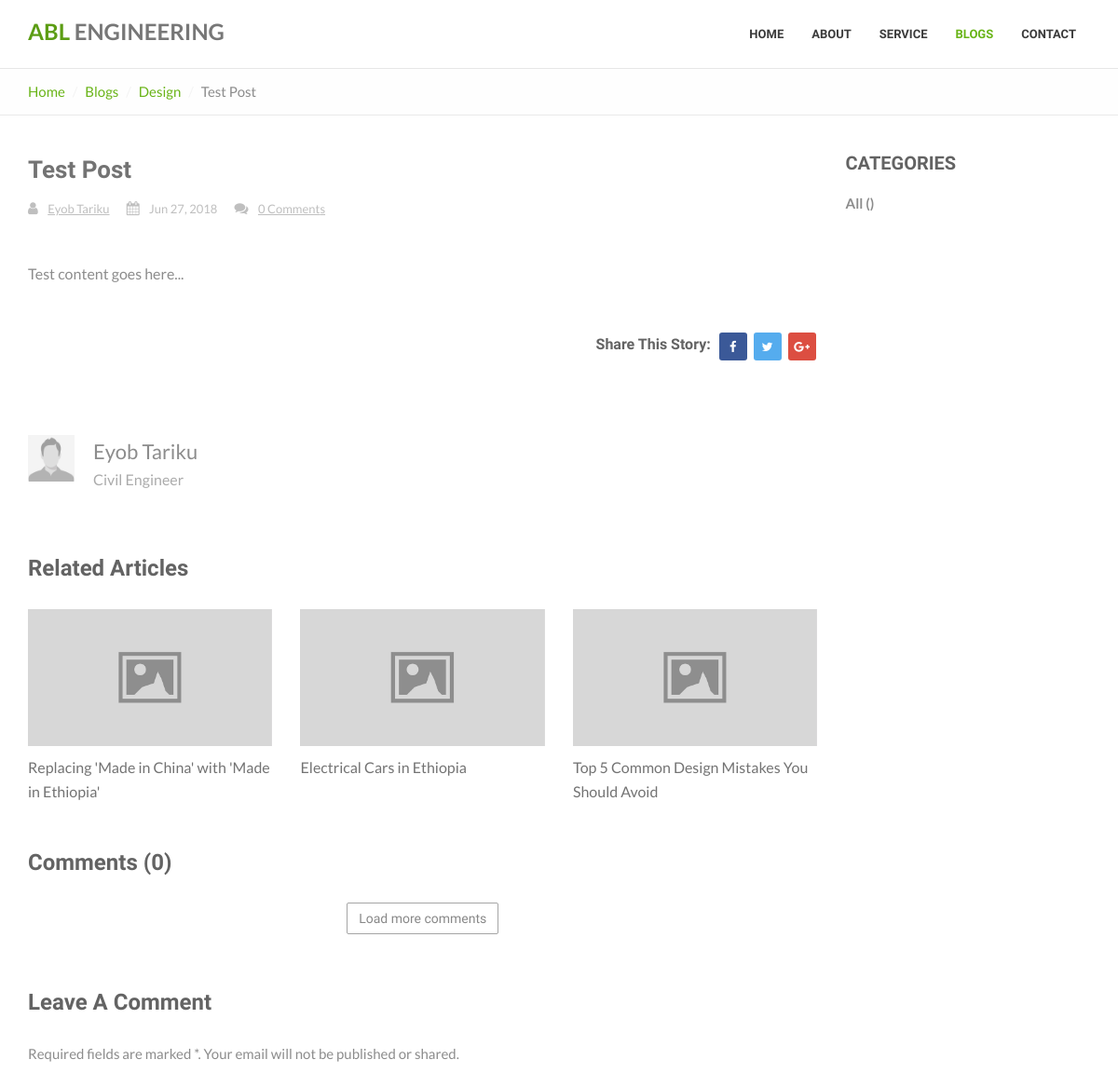
The app's page /blogs/1/test-post (upper part), older data.
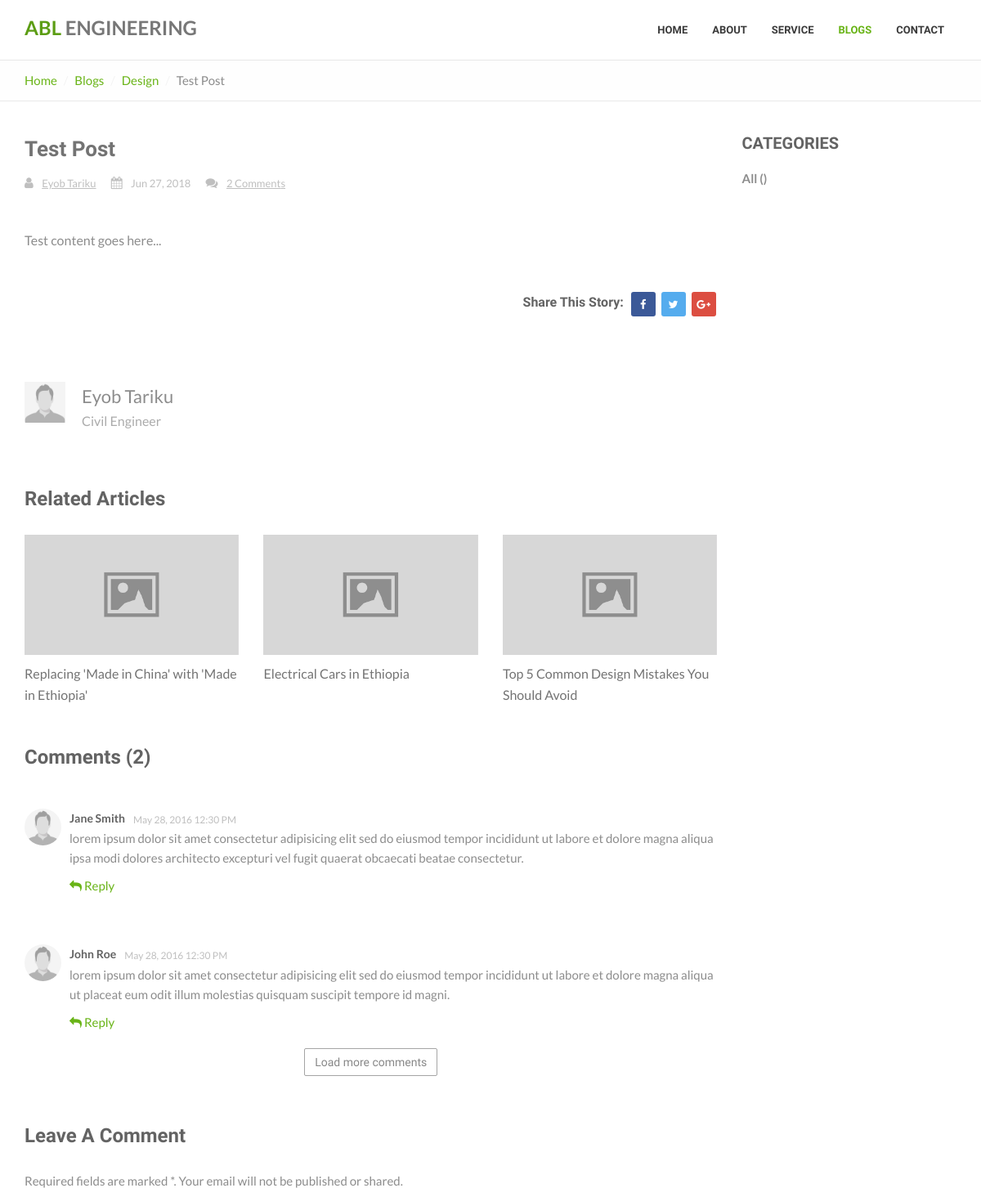
The same page, newer data.
### blogs/models.py (models this page shows, shortened)
class Base(models.Model):
    created_at = models.DateTimeField(
        'Created Date',
        null=True, blank=True,
        auto_now_add=True,
        help_text='Record first created date and time'
    )
    updated_at = models.DateTimeField(
        'Last Modified',
        null=True, blank=True,
        auto_now=True,
        help_text='Record last modified date and time'
    )
    class Meta:
        abstract = True
        get_latest_by = ['-updated_at', ]

class Post(Base):
    POST_STATUS_CHOICES = (
        ('draft', 'Draft'),
        ('published', 'Published')
    )
    author = models.ForeignKey(
        Author,
        related_name='posts',
        null=True, on_delete=models.SET_NULL
    )
    catagory = models.ForeignKey(
        Catagory,
        related_name='posts',
        on_delete=models.CASCADE,
    )
    title = models.CharField(max_length=255)
    slug = models.SlugField()
    summary = models.TextField('Short summary', blank=True)
    content = models.TextField('Post')
    picture = models.ImageField(upload_to='posts/', blank=True, null=True)
    thumbnail = models.ImageField(upload_to='posts', blank=True, null=True)
    status = models.CharField(
        max_length=10,
        choices=POST_STATUS_CHOICES,
        default='draft',
    )
    tags = models.ManyToManyField(
        Tag, blank=True,
        related_name='posts',
    )
    open_for_comment = models.BooleanField(default=True)
    read_count = models.PositiveIntegerField(default=1)
    objects = PostManager()
    class Meta:
        ordering = ['-created_at', '-updated_at', 'title', ]
        get_latest_by = ['-created_at', ]
    def update_read_count(self):
        self.read_count += 1
        self.save()
    def approved_comments(self, *args, **kwargs):
        return self.comments.filter(is_approved=True)

class Catagory(Base):
    title = models.CharField(max_length=120)
    slug = models.SlugField(unique=True)
    description = models.TextField(blank=True)
    class Meta:
        verbose_name = 'Catagory'
        verbose_name_plural = 'Catagories'
        get_latest_by = ['-created_at', '-updated_at', ]
        ordering = ['title', ]
    def get_absolute_url(self, *args, **kwargs):
        return reverse('blogs:catagory-detail', args=[self.slug, ])

class Author(Base):
    full_name = models.CharField(max_length=120)
    title = models.CharField(max_length=120)
    email = models.EmailField()
    bio = models.TextField('Short bio', blank=True)
    avatar = models.ImageField(upload_to='authors/', blank=True, null=True)
    class Meta:
        ordering = ['full_name', ]

class Comment(Base):
    post = models.ForeignKey(
        Post,
        related_name='comments',
        on_delete=models.CASCADE
    )
    full_name = models.CharField(max_length=120)
    email = models.EmailField()
    content = models.TextField('Comment')
    upvotes = models.PositiveIntegerField(default=0)
    downvotes = models.PositiveIntegerField(default=0)
    is_approved = models.BooleanField('Approved', default=True)
    class Meta:
        ordering = ['-post', '-created_at', ]
        get_latest_by = ['-created_at', ]

### blogs/views.py (the view)
class PostDetail(DetailView):
    model = models.Post
    template_name = 'blogs/blog-detail.html'
    def get_context_data(self, *args, **kwargs):
        self.object.update_read_count()
        context = super().get_context_data(*args, **kwargs)
        context['page'] = 'blogs'
        return context

### blogs/templates/blogs/blog-detail.html (shortened to what the changed rows need)
{% extends 'base.html' %}
{% load static %}
{% block content %}
<div class="page-header breadcrumbs-only">
    <div class="container">
        <ol class="breadcrumb link-accent">
            <li><a href="{% url 'pages:index' %}">Home</a></li>
            <li><a href="{% url 'blogs:post-list' %}">Blogs</a></li>
            <li><a href="{{ post.catagory.get_absolute_url }}">{{ post.catagory.title }}</a></li>
            <li class="active">{{ post.title }}</li>
        </ol>
    </div>
</div>
<div class="page-content">
    <div class="container">
        <div class="row">
            <div class="col-md-9">
                <article class="entry-post entry-post-single">
                    <header class="entry-header">
                        <h1 class="entry-title">{{ post.title }}</h1>
                        <div class="meta-line">
                            <span class="post-author"><i class="fa fa-user"></i> <a href="#">{{ post.author.full_name }}</a></span>
                            <span class="post-date"><i class="fa fa-calendar"></i> {{ post.created_at|date:'M d, Y' }}</span>
                            <span class="post-comment"><i class="fa fa-comments"></i> <a href="#">{{ post.approved_comments.count }} Comment{{ post.approved_comments.count|pluralize }}</a></span>
                        </div>
                    </header>
                    <div class="content">
                        {{ post.content }}
                    </div>
                </article>
                <section class="post-author-info">
                    <div class="media">
                        <div class="media-body">
                            <a href="#" class="author-name">{{ post.author.full_name }}</a>
                            <p class="author-title">{{ post.author.title }}</p>
                        </div>
                    </div>
                </section>
                <article class="comments">
                    <h3 class="section-heading">Comment{{ post.approved_comments.count|pluralize }} ({{ post.approved_comments.count }})</h3>
                    <ul class="media-list">
                        {% for comment in post.approved_comments %}
                        <li class="media">
                            <a href="#" class="media-left">
                                <img src="{% static 'assets/img/avatar-placeholder.jpg' %}" class="avatar" alt="{{ comment.full_name }}">
                            </a>
                            <div class="media-body">
                                <h4 class="media-heading comment-author"><a href="#">{{ comment.full_name }}</a></h4><span class="timestamp">May 28, 2016 12:30 PM</span>
                                <p>{% lorem 30 w %}.</p>
                                <p><a href="#"><i class="fa fa-reply"></i> Reply</a></p>
                            </div>
                        </li>
                        {% endfor %}
                    </ul>
                </article>
            </div>
        </div>
    </div>
</div>
{% endblock content %}

Row changes from the older to the newer data that the page shows:
changed Post "Test Post": approved_comments.count "0" → "2"
added Comment: full_name "Jane Smith", lorem "lorem ipsum dolor sit amet consectetur adipisicing elit sed do eiusmod tempor incididunt ut labore et dolore magna aliqua ipsa modi dolores architecto excepturi vel fugit quaerat obcaecati beatae consectetur"
added Comment: full_name "John Roe", lorem "lorem ipsum dolor sit amet consectetur adipisicing elit sed do eiusmod tempor incididunt ut labore et dolore magna aliqua ut placeat eum odit illum molestias quisquam suscipit tempore id magni"
